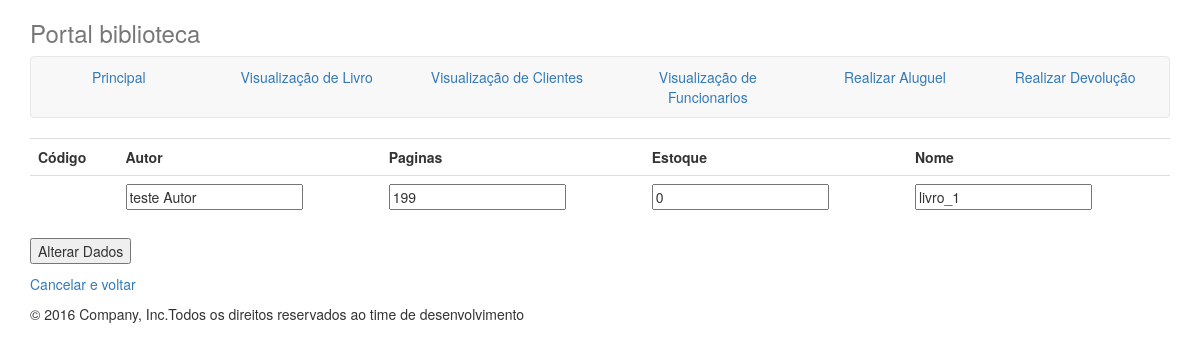
/trafegoDados/alteraLivro.php?cod=3, run on the app's committed database.
### tables this page shows
CREATE TABLE IF NOT EXISTS `book` (
  `id` bigint(20) unsigned NOT NULL AUTO_INCREMENT,
  `name` varchar(100) NOT NULL,
  `writer` varchar(100) NOT NULL,
  `pages` varchar(100) NOT NULL,
  `stash` int(100) NOT NULL,
  UNIQUE KEY `id` (`id`)
);

### trafegoDados/alteraLivro.php (the view, shortened to what this page needs)
<!doctype html>
<html>
<head>
<link rel="stylesheet" href="../css/bootstrap.css">
</head>
<body>
<div class="container">
      <div class="masthead">
        <h3 class="text-muted">Portal biblioteca</h3>
        <nav class="navbar navbar-default">
          <ul class="nav nav-justified">
			<li class="active"><a href="../index.php">Principal</a></li>
            <li><a href="../visualizacao/visualizacaoLivro.php">Visualização de Livro</a></li>
            <li><a href="../visualizacao/visualizacaoCliente.php">Visualização de Clientes</a></li>
            <li><a href="../visualizacao/visualizacaoFuncionario.php">Visualização de Funcionarios</a></li>
            <li><a href="../cadastro/aluguel.php">Realizar Aluguel</a></li>
			<li><a href="../cadastro/devolucao.php">Realizar Devolução</a></li>
          </ul>
        </nav>
      </div>
      <div>
<?php
	$cod=$_GET['cod'];
	$resultado1=mysql_query("Select * from book where id = '$cod'") or die ("Não é possível retornar dados do Livro!");
	$linha=mysql_fetch_array($resultado1);
	$id=$linha["id"];
	$name=$linha["name"];
	$writer=$linha ["writer"];
	$pages=$linha ["pages"];
	$stash=$linha ["stash"];
?>
<form action="confirmaAlteraracaoLivro.php" method="get">
	<table class='display table' width='90%'>
			<tr><td><b>Código</td>
			<td><b>Autor</td>
			<td><b>Paginas</td>
			<td><b>Estoque</td>
			<td><b>Nome</td>
			<tr><td><input type="hidden" name="id_alter" value="<?php print($id)?>"></td>
			<td><input type="text" name="writer_alter" value="<?php print($writer)?>"></td>
			<td><input type="text" name="pages_alter" value="<?php print($pages)?>"></td>
			<td><input type="text" name="stash_alter" value="<?php print($stash)?>"></td>
			<td><input type="text" name="name_alter" value="<?php print($name)?>"></td>
	</table></center>
			<p><input type="submit" value="Alterar Dados">
</form>
<p><a href="../visualizacao/visualizacaoLivro.php">Cancelar e voltar</a>
</div>
      <footer class="footer">
        <p>&copy; 2016 Company, Inc.Todos os direitos reservados ao time de desenvolvimento</p>
      </footer>
    </div>
</body>
</html>

### data on the page
book: writer_alter "teste Autor", pages_alter "199", stash_alter "0", name_alter "livro_1"
